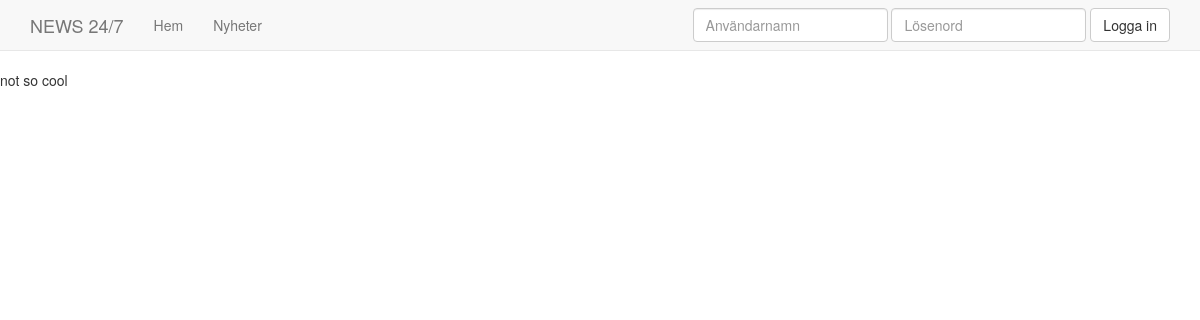
The page /news/news on the database as committed earlier.
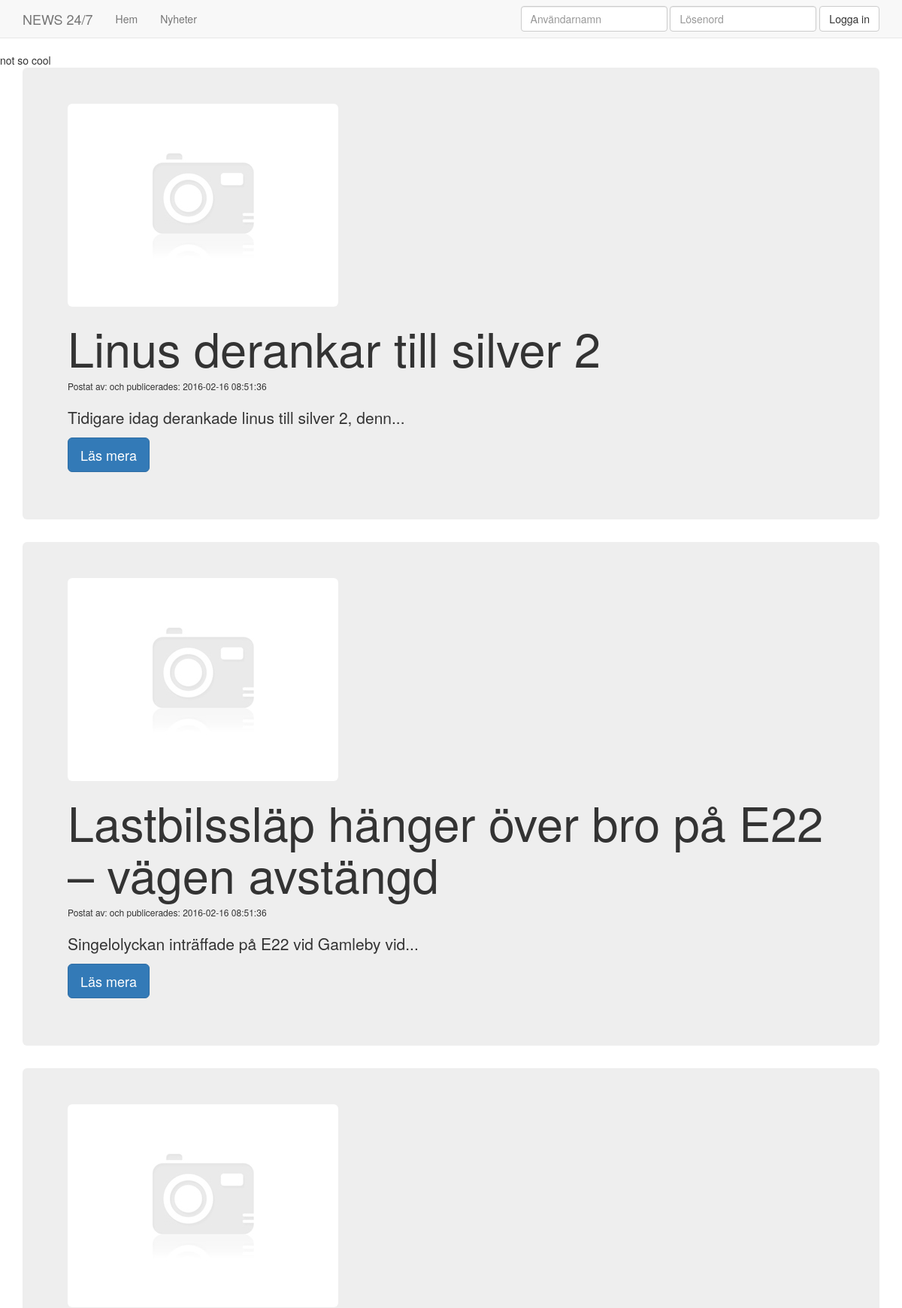
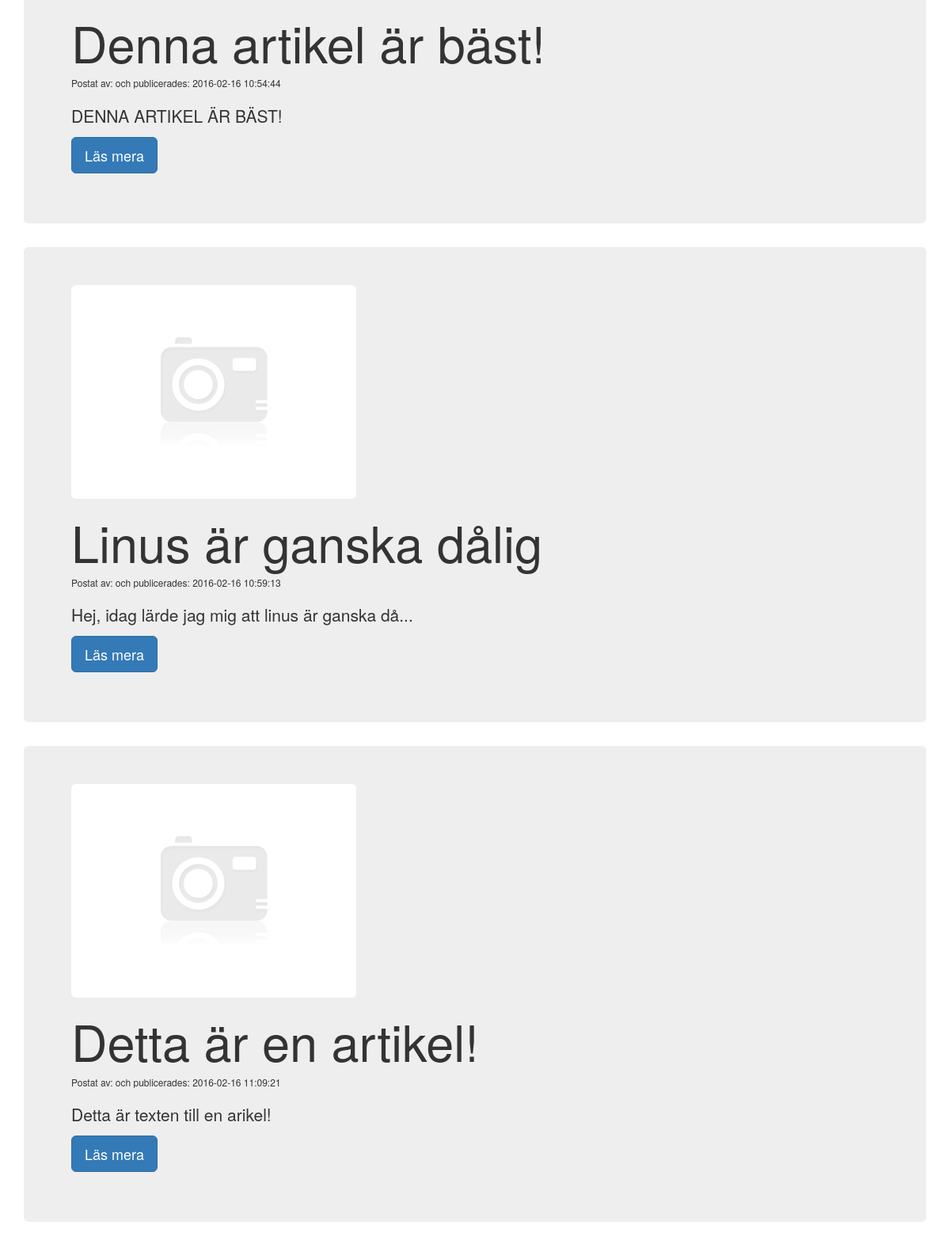
The same page on the database as committed later (2 pictures, top to bottom).
### tables this page shows
CREATE TABLE `articles` (
  `aID` int(11) NOT NULL AUTO_INCREMENT,
  `title` varchar(100) NOT NULL,
  `text` mediumtext NOT NULL,
  `img` varchar(40) NOT NULL DEFAULT 'default.jpg',
  `userID` int(11) NOT NULL,
  `date` datetime NOT NULL,
  PRIMARY KEY (`aID`),
  KEY `userID` (`userID`)
);

### index.php (called while the page is built, shortened)
<?php
require "lib/db.php";
$app = new Rout($db);
$posts = new Posts($db);
$posts->setDb($db);
$app->get("/", function() use($app)
{
	$app->render("home.php");
});
$app->get("/news", function() use($app, $posts)
{
    $post = [];
    foreach($posts->getPosts() as $row) {
        $post[] = $row;
    }
  	$app->render("news.php", $post);
});

### lib/controller.class.php (called while the page is built, shortened)
<?php
class Rout
{
	public $baseurl = "/news";
	public function setDb($db)
	{
		$this->db = $db;
	}
	public function render($file)
	{
		$n = func_num_args();
		$args = func_get_args();
		for ($i = $n; $i > 1; $i--) {
			$v = $args[$i-1];
		}
		$base = $this->baseurl;
		include __DIR__."/../views/".$file;
	}
	public function get($req, $f)
	{
		if($_SERVER["REQUEST_METHOD"] === "GET") {
			global $pReq;
			$params = $req;
			$aReq = $_SERVER["REQUEST_URI"];
			if (strpos($params, ':') !== false) {
				$params = substr($aReq, (strpos($aReq, "/", strlen($this->baseurl)+1) + 1));
				$pReq = explode(":", $req);
			} else {
				$params = '';
			}
			$curl = $this->baseurl.$req;
			if($aReq === $curl) {
				return $f();
			} else if ($aReq === $this->baseurl.$pReq[0].$params) {
				return $f($params);
			} else {
			}
		} else {
		}
	}
}

### lib/posts.class.php (called while the page is built, shortened)
<?php
class Posts extends Login
{
	public function getPosts()
	{
		return $this->db->query("SELECT articles.*, users.username FROM articles LEFT JOIN users ON users.uID=articles.userID;", PDO::FETCH_ASSOC);
	}
}

### views/news.php (the view)
<?php
include "head.php";
?>
<div class="container">
<?php
    foreach($v as $row) {
        ?>
        <div class='jumbotron'>
        <img src="img/<?php echo $row['img'] ?>" class="img-responsive img-rounded" alt="Image">
        <h1><?php echo $row['title'] ?></h1>
        <h6>Postat av: <?php echo $row['username']." och publicerades: ".$row['date'] ?><h6>
        <br>
        <p>
        <?php
            if (strlen($row['text']) >= 50) {
                echo substr($row['text'], 0, 49)."...";
            } else {
                echo $row['text'];
            }
        ?>
        </p>
        <p><a class='btn btn-primary btn-lg' href='post/<?php echo $row['aID']?>' role='button'>Läs mera</a></p>
        </div>
        <?php
    }
?>
</div>
</body>
</html>

### views/head.php (shortened to what this page needs)
<!DOCTYPE html>
<html lang="en">
  <head>
    <link href="<?php echo $base ?>/css/bootstrap.min.css" rel="stylesheet">
    <link href="<?php echo $base ?>/css/style.css" rel="stylesheet">
  </head>
  <body>
<?php
include "nav.php";
?>

### views/nav.php (shortened to what this page needs)
<nav class="navbar navbar-default navbar-fixed-top">
    <div class="container">
      <div class="navbar-header">
        <a class="navbar-brand" href=".">NEWS 24/7</a>
      </div>
      <div id="navbar" class="collapse navbar-collapse">
        <ul class="nav navbar-nav">
          <li><a href="<?php echo $base ?>">Hem</a></li>
          <li><a href="<?php echo $base ?>/news">Nyheter</a></li>
        </ul>
        <ul class="nav navbar-nav navbar-right">
          <?php if (isset($_SESSION["userID"])) { ?><li><a href="<?php echo $base ?>/post">Lägg till en ny post</a></li> <?php } else { ?>
          <li><form class="navbar-form">
            <div class="form-group">
              <input type="text" class="form-control" name="username" id="username" placeholder="Användarnamn">
            </div>
            <div class="form-group">
              <input type="password" class="form-control" name="password" id="password" placeholder="Lösenord">
            </div>
            <button type="submit" class="btn btn-default">Logga in</button>
          </form>
          </li>
          <?php } ?>
        </ul>
      </div>
    </div>
  </nav>

### css/style.css (style rules this page uses)
body { padding-top: 70px; }

Rows that differ between the two databases and show on the page:
added articles: img (placeholder picture), title "Linus derankar till silver 2", date "2016-02-16 08:51:36", text "Tidigare idag derankade linus till silver 2, denn"
added articles: img (placeholder picture), title "Lastbilssläp hänger över bro på E22 – vägen avstängd", date "2016-02-16 08:51:36", text "Singelolyckan inträffade på E22 vid Gamleby vid"
added articles: img (placeholder picture), title "Denna artikel är bäst!", date "2016-02-16 10:54:44", text "DENNA ARTIKEL ÄR BÄST!"
added articles: img (placeholder picture), title "Linus är ganska dålig", date "2016-02-16 10:59:13", text "Hej, idag lärde jag mig att linus är ganska då"
added articles: img (placeholder picture), title "Detta är en artikel!", date "2016-02-16 11:09:21", text "Detta är texten till en arikel!"
